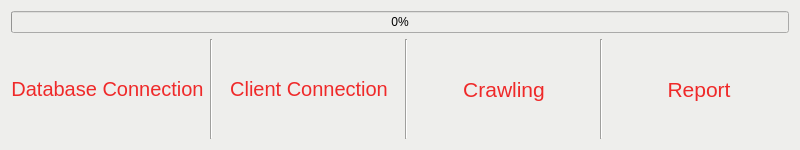
     <widget class="QWidget" name="progress" native="true">
      <property name="minimumSize">
       <size>
        <width>800</width>
        <height>150</height>
       </size>
      </property>
      <property name="autoFillBackground">
       <bool>false</bool>
      </property>
      <property name="styleSheet">
       <string notr="true">background-color: rgb(238, 238, 236);</string>
      </property>
      <layout class="QHBoxLayout" name="horizontalLayout">
       <item>
        <layout class="QVBoxLayout" name="progress_vertical">
         <item>
          <widget class="QProgressBar" name="progressBar">
           <property name="value">
            <number>0</number>
           </property>
          </widget>
         </item>
         <item>
          <layout class="QHBoxLayout" name="progess_state_box">
           <item>
            <widget class="QLabel" name="DatabaseConnection">
             <property name="font">
              <font>
               <pointsize>15</pointsize>
              </font>
             </property>
             <property name="styleSheet">
              <string notr="true">color: rgb(239, 41, 41)</string>
             </property>
             <property name="text">
              <string>Database Connection</string>
             </property>
             <property name="alignment">
              <set>Qt::AlignCenter</set>
             </property>
            </widget>
           </item>
           <item>
            <widget class="Line" name="line">
             <property name="orientation">
              <enum>Qt::Vertical</enum>
             </property>
            </widget>
           </item>
           <item>
            <widget class="QLabel" name="ClientConnection">
             <property name="font">
              <font>
               <pointsize>15</pointsize>
              </font>
             </property>
             <property name="styleSheet">
              <string notr="true">color: rgb(239, 41, 41)</string>
             </property>
             <property name="text">
              <string>Client Connection</string>
             </property>
             <property name="alignment">
              <set>Qt::AlignCenter</set>
             </property>
            </widget>
           </item>
           <item>
            <widget class="Line" name="line_2">
             <property name="orientation">
              <enum>Qt::Vertical</enum>
             </property>
            </widget>
           </item>
           <item>
            <widget class="QLabel" name="Crawling">
             <property name="font">
              <font>
               <pointsize>16</pointsize>
              </font>
             </property>
             <property name="styleSheet">
              <string notr="true">color: rgb(239, 41, 41)</string>
             </property>
             <property name="text">
              <string>Crawling</string>
             </property>
             <property name="alignment">
              <set>Qt::AlignCenter</set>
             </property>
            </widget>
           </item>
           <item>
            <widget class="Line" name="line_3">
             <property name="orientation">
              <enum>Qt::Vertical</enum>
             </property>
            </widget>
           </item>
           <item>
            <widget class="QLabel" name="Report">
             <property name="font">
              <font>
               <pointsize>16</pointsize>
              </font>
             </property>
             <property name="styleSheet">
              <string notr="true">color: rgb(239, 41, 41)</string>
             </property>
             <property name="text">
              <string>Report</string>
             </property>
             <property name="alignment">
              <set>Qt::AlignCenter</set>
             </property>
            </widget>
           </item>
          </layout>
         </item>
        </layout>
       </item>
      </layout>
     </widget>
